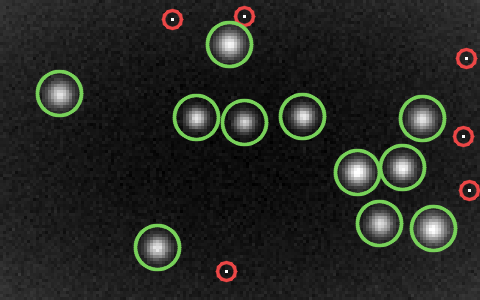
#> input picture private/solucoes/d1_resolvido.png, 480 x 300 px
$ python dia11_opencv.py ../private/solucoes/d1_resolvido.png ../private/solucoes/d3_resolvido.png
#> lines starting #> are read from the running program, lines starting #| are printed output that depends on the picture
# Dia 11 com OpenCV
# uso: python dia11_opencv.py dia11_esq.png dia11_dir.png
import sys

import cv2
import numpy as np

F_PX, BASE_M = 800, 0.5

esq = cv2.imread(sys.argv[1], cv2.IMREAD_GRAYSCALE)
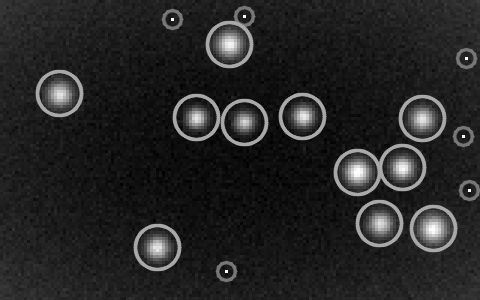
#> esq: shape (300, 480); min 0, max 255, mean 37.5
dir_ = cv2.imread(sys.argv[2], cv2.IMREAD_GRAYSCALE)
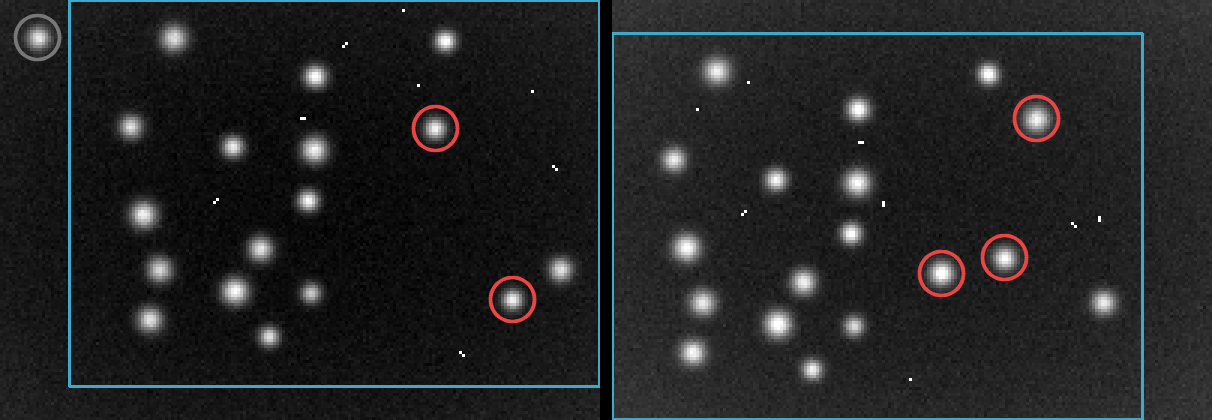
#> input picture private/solucoes/d3_resolvido.png, 1212 x 420 px
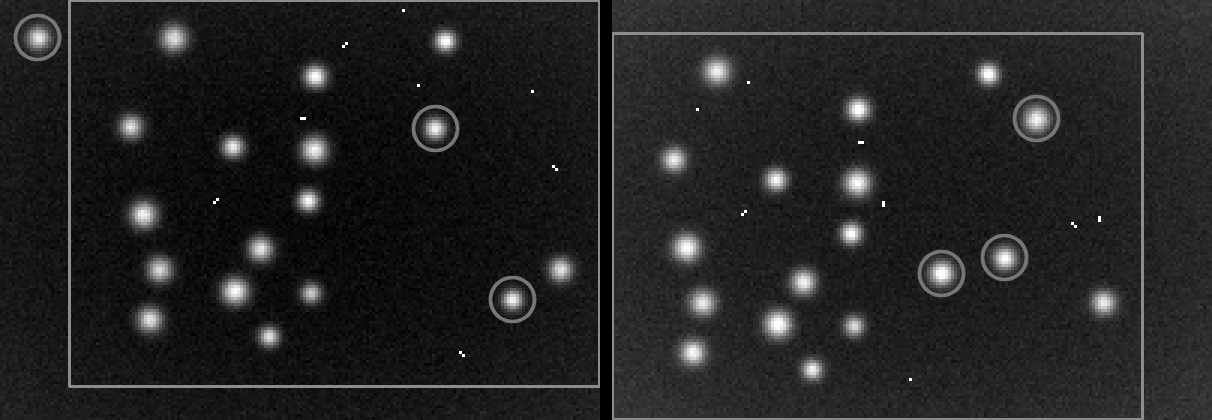
#> dir_: shape (420, 1212); min 0, max 255, mean 35.2

# casamento por blocos: para cada pixel da esquerda, quanto ele andou na direita
bm = cv2.StereoBM_create(numDisparities=48, blockSize=15)
#> (the run stopped early here; a loop or call above may not have finished)
